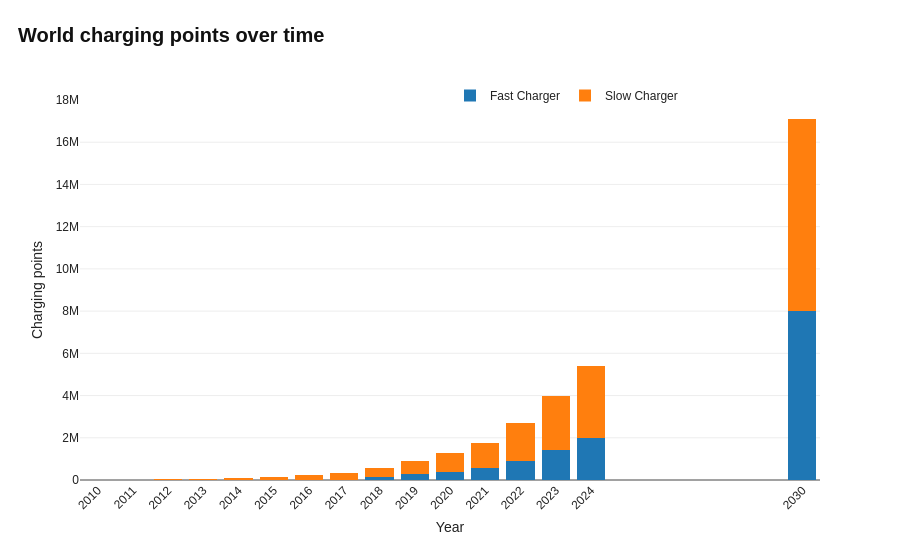

The code cell stored with this chart in its notebook:
### Code cell
ch_world = df[(df["agg_group"]=="World") & (df["unit"]=="charging points")].groupby(["year","powertrain"], as_index=False)["value"].sum()

fig3a = px.bar(
    ch_world.sort_values("year"), x="year", y="value", color="powertrain", barmode="stack",
    labels={"value":"Charging points","year":"Year","powertrain":"Charger type"},
    title="<b>World charging points over time</b>",
)

# --- X-axis: show every year ---
# --- Collect all years for x-axis ---
all_years = sorted(ch_world["year"].tolist())

fig3a.update_xaxes(
    title_text="Year",
    tickmode="array",
    tickvals=all_years,
    tickangle=-45,
)

fig3a.update_layout(
                    title=dict(x=0.02, y=0.95, xanchor="left", yanchor="top"),
                    legend=dict(title=None, orientation="h", x=0.5, y=1.05, xanchor="left", yanchor="top"))
fig3a.show()

### Figure 1 — Plotly figure (JSON) as saved in the notebook; plotly's stock layout.template omitted (floating-point values rounded to 4 significant figures)
{"data": [{"hovertemplate": "Charger type=Fast Charger<br>Year=%{x}<br>Charging points=%{y}<extra></extra>", "legendgroup": "Fast Charger", "marker": {"color": "#1F77B4", "pattern": {"shape": ""}}, "name": "Fast Charger", "orientation": "v", "showlegend": true, "textposition": "auto", "type": "bar", "x": [2010, 2011, 2012, 2013, 2014, 2015, 2016, 2017, 2018, 2019, 2020, 2021, 2022, 2023, 2024, 2030], "xaxis": "x", "y": [310.0, 830.0, 1600.0, 2600.0, 4300.0, 13000.0, 18000.0, 22000.0, 150000.0, 270000.0, 380000.0, 570000.0, 910000.0, 1400000.0, 2000000.0, 8000000.0], "yaxis": "y"}, {"hovertemplate": "Charger type=Slow Charger<br>Year=%{x}<br>Charging points=%{y}<extra></extra>", "legendgroup": "Slow Charger", "marker": {"color": "#FF7F0E", "pattern": {"shape": ""}}, "name": "Slow Charger", "orientation": "v", "showlegend": true, "textposition": "auto", "type": "bar", "x": [2010, 2011, 2012, 2013, 2014, 2015, 2016, 2017, 2018, 2019, 2020, 2021, 2022, 2023, 2024, 2030], "xaxis": "x", "y": [3700.0, 10000.0, 29000.0, 42000.0, 90000.0, 150000.0, 240000.0, 310000.0, 400000.0, 610000.0, 890000.0, 1200000.0, 1800000.0, 2600000.0, 3400000.0, 9100000.0], "yaxis": "y"}], "layout": {"barmode": "stack", "legend": {"orientation": "h", "title": {}, "tracegroupgap": 0, "x": 0.5, "xanchor": "left", "y": 1.05, "yanchor": "top"}, "title": {"text": "<b>World charging points over time</b>", "x": 0.02, "xanchor": "left", "y": 0.95, "yanchor": "top"}, "xaxis": {"anchor": "y", "domain": [0, 1], "tickangle": -45, "tickmode": "array", "tickvals": [2010, 2010, 2011, 2011, 2012, 2012, 2013, 2013, 2014, 2014, 2015, 2015, 2016, 2016, 2017, 2017, 2018, 2018, 2019, 2019, 2020, 2020, 2021, 2021, 2022, 2022, 2023, 2023, 2024, 2024, 2030, 2030], "title": {"text": "Year"}}, "yaxis": {"anchor": "x", "domain": [0, 1], "title": {"text": "Charging points"}}}}
